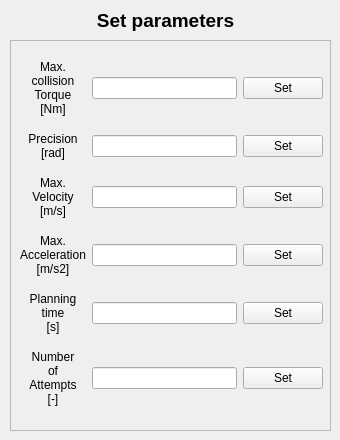
     <widget class="QWidget" name="mode6_3">
      <attribute name="title">
       <string>8</string>
      </attribute>
      <widget class="QLabel" name="label_152">
       <property name="geometry">
        <rect>
         <x>60</x>
         <y>0</y>
         <width>211</width>
         <height>41</height>
        </rect>
       </property>
       <property name="text">
        <string>&lt;html&gt;&lt;head/&gt;&lt;body&gt;&lt;p align=&quot;center&quot;&gt;&lt;span style=&quot; font-size:14pt; font-weight:600;&quot;&gt;Set parameters&lt;/span&gt;&lt;/p&gt;&lt;/body&gt;&lt;/html&gt;</string>
       </property>
      </widget>
      <widget class="QFrame" name="frame_10">
       <property name="geometry">
        <rect>
         <x>10</x>
         <y>40</y>
         <width>321</width>
         <height>391</height>
        </rect>
       </property>
       <property name="frameShape">
        <enum>QFrame::StyledPanel</enum>
       </property>
       <property name="frameShadow">
        <enum>QFrame::Raised</enum>
       </property>
       <widget class="QWidget" name="gridLayoutWidget_15">
        <property name="geometry">
         <rect>
          <x>10</x>
          <y>10</y>
          <width>303</width>
          <height>371</height>
         </rect>
        </property>
        <layout class="QGridLayout" name="gridLayout_15">
         <item row="2" column="2">
          <widget class="QPushButton" name="setParameters_Velocity_PushButton_3">
           <property name="text">
            <string>Set</string>
           </property>
          </widget>
         </item>
         <item row="3" column="0">
          <widget class="QLabel" name="label_153">
           <property name="text">
            <string>&lt;html&gt;&lt;head/&gt;&lt;body&gt;&lt;p align=&quot;center&quot;&gt;Max.&lt;br/&gt;Acceleration&lt;br/&gt;[m/s2]&lt;/p&gt;&lt;/body&gt;&lt;/html&gt;</string>
           </property>
          </widget>
         </item>
         <item row="4" column="0">
          <widget class="QLabel" name="label_154">
           <property name="text">
            <string>&lt;html&gt;&lt;head/&gt;&lt;body&gt;&lt;p align=&quot;center&quot;&gt;Planning&lt;br/&gt;time&lt;br/&gt;[s]&lt;/p&gt;&lt;/body&gt;&lt;/html&gt;</string>
           </property>
          </widget>
         </item>
         <item row="2" column="0">
          <widget class="QLabel" name="label_155">
           <property name="text">
            <string>&lt;html&gt;&lt;head/&gt;&lt;body&gt;&lt;p align=&quot;center&quot;&gt;Max.&lt;br/&gt;Velocity&lt;br/&gt;[m/s]&lt;/p&gt;&lt;/body&gt;&lt;/html&gt;</string>
           </property>
          </widget>
         </item>
         <item row="5" column="0">
          <widget class="QLabel" name="label_156">
           <property name="text">
            <string>&lt;html&gt;&lt;head/&gt;&lt;body&gt;&lt;p align=&quot;center&quot;&gt;Number&lt;br/&gt;of&lt;br/&gt;Attempts&lt;br/&gt;[-]&lt;/p&gt;&lt;/body&gt;&lt;/html&gt;</string>
           </property>
          </widget>
         </item>
         <item row="2" column="1">
          <widget class="QLineEdit" name="setParameters_Velocity_LineEdit_3"/>
         </item>
         <item row="3" column="1">
          <widget class="QLineEdit" name="setParameters_Acceleration_LineEdit_3"/>
         </item>
         <item row="4" column="1">
          <widget class="QLineEdit" name="setParameters_PlanningTime_LineEdit_3"/>
         </item>
         <item row="5" column="1">
          <widget class="QLineEdit" name="setParameters_NumOfAttempts_LineEdit_3"/>
         </item>
         <item row="3" column="2">
          <widget class="QPushButton" name="setParameters_Acceleration_PushButton_3">
           <property name="text">
            <string>Set</string>
           </property>
          </widget>
         </item>
         <item row="5" column="2">
          <widget class="QPushButton" name="setParameters_NumOfAttempts_PushButton_3">
           <property name="text">
            <string>Set</string>
           </property>
          </widget>
         </item>
         <item row="4" column="2">
          <widget class="QPushButton" name="setParameters_PlanningTime_PushButton_3">
           <property name="text">
            <string>Set</string>
           </property>
          </widget>
         </item>
         <item row="0" column="1">
          <widget class="QLineEdit" name="setParameters_Torque_LineEdit_3"/>
         </item>
         <item row="0" column="0">
          <widget class="QLabel" name="label_2">
           <property name="text">
            <string>&lt;html&gt;&lt;head/&gt;&lt;body&gt;&lt;p align=&quot;center&quot;&gt;Max.&lt;br/&gt;collision&lt;br/&gt;Torque&lt;br/&gt;[Nm]&lt;/p&gt;&lt;/body&gt;&lt;/html&gt;</string>
           </property>
          </widget>
         </item>
         <item row="0" column="2">
          <widget class="QPushButton" name="setParameters_Torque_PushButton_3">
           <property name="text">
            <string>Set</string>
           </property>
          </widget>
         </item>
         <item row="1" column="0">
          <widget class="QLabel" name="label_20">
           <property name="text">
            <string>&lt;html&gt;&lt;head/&gt;&lt;body&gt;&lt;p align=&quot;center&quot;&gt;Precision&lt;br/&gt;[rad]&lt;/p&gt;&lt;/body&gt;&lt;/html&gt;</string>
           </property>
          </widget>
         </item>
         <item row="1" column="1">
          <widget class="QLineEdit" name="setParameters_Precision_LineEdit_4"/>
         </item>
         <item row="1" column="2">
          <widget class="QPushButton" name="setParameters_Precision_PushButton_4">
           <property name="text">
            <string>Set</string>
           </property>
          </widget>
         </item>
        </layout>
       </widget>
      </widget>
     </widget>
